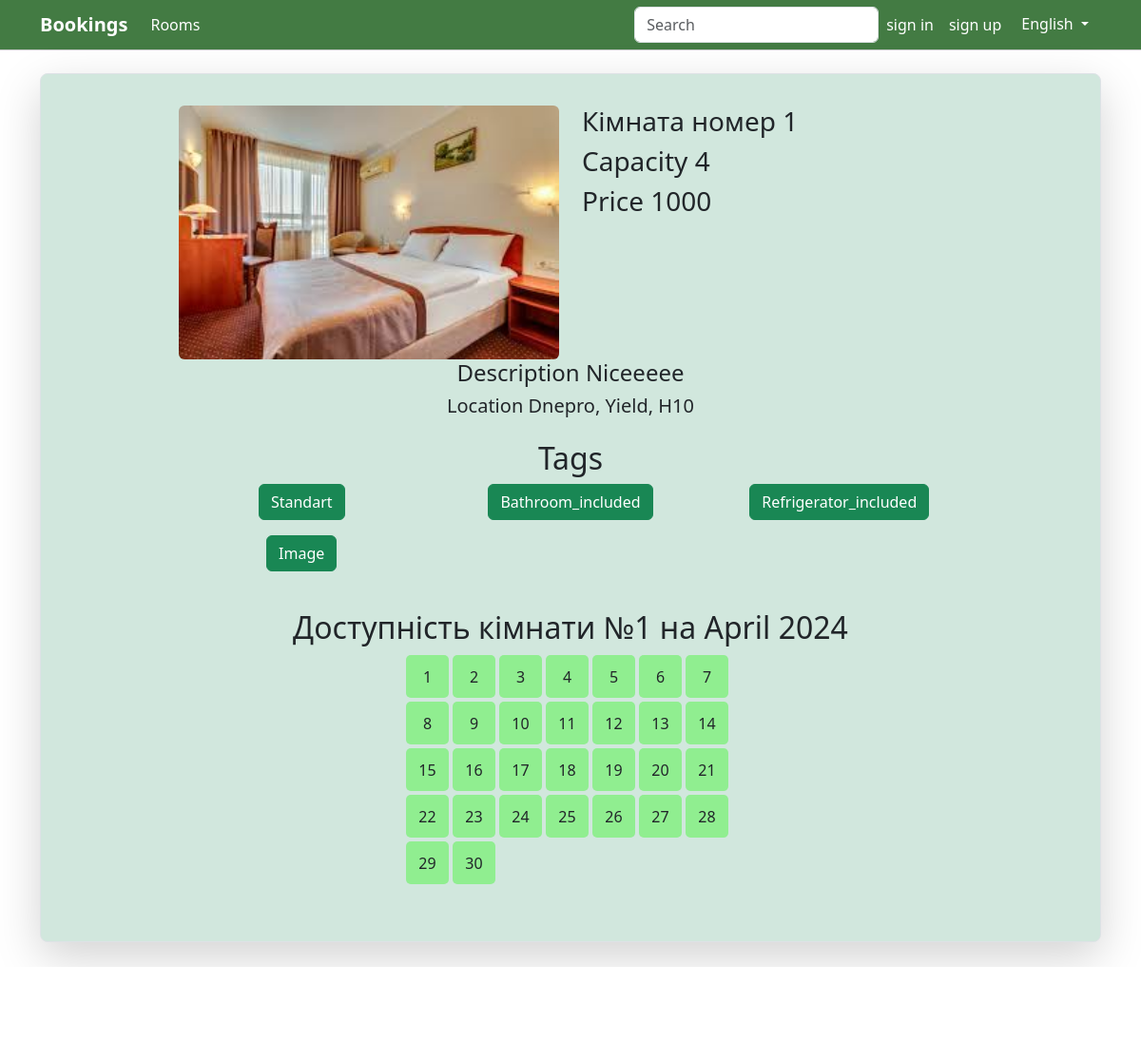
/room/1, run on the app's committed database.
### book/models.py (models this page shows, shortened)
class Room(models.Model):
    number=models.IntegerField()
    capacity=models.IntegerField()
    price=models.IntegerField()
    location=models.TextField()
    description=models.TextField()
    image=models.CharField(max_length=100, blank=True)
    tags = models.ManyToManyField(Tag, blank=True)
    class Meta:
        ordering=['number']
        verbose_name='Room'
        verbose_name_plural='Rooms'

class Tag(models.Model):
    name=models.CharField(max_length=100)

### book/views.py (the view)
# urls.py: path('room/<int:pk>', views.get_rooms_details, name='room_detail'),
def get_rooms_details(request, pk: int):
    try:
        room = models.Room.objects.get(number=pk)
        today = timezone.now()
        first_day_of_month = datetime.date(today.year, today.month, 1)
        last_day_of_month = datetime.date(today.year, today.month, monthrange(today.year, today.month)[1])
        bookings = models.Booking.objects.filter(room=room, start_time__range=(first_day_of_month, last_day_of_month))
        booked_days = []
        for book in bookings:
            for day in range(book.start_time.day, book.end_time.day+1):
                booked_days.append(day)
        days_of_month = range(1, monthrange(today.year, today.month)[1] + 1)
        context = {
            'room': room,
            'booked_days': booked_days,
            'days_of_month': days_of_month,
            'today': today,
            'language': get_list_language(request.session.get('language'))
        }
    except:
        room = {}
        context = {
        'room': room,
        'language': get_list_language(request.session.get('language'))
    }
    return render(request, 'book/room_detail.html', context)

### booking_sys/language.py (called while the page is built)
def get_list_language(language: str) -> dict:
    if language == 'ukrainian':
        return UKRAINIAN
    elif language == 'russian':
        return RUSSIAN
    else:
        return ENGLISH

### templates/book/room_detail.html (shortened to what this page needs)
{% extends "base.html" %}
{% load static %}
{% block body %}
{% if room %}
<div style="padding: 0;" class="container text-center card border rounded-3 container-success overflow-hidden shadow-lg">
    <div style="padding: 3%; margin: auto; width: 80%">
        <div class="row">
            <div style="margin: auto;" class="col">
                <img src="{% static 'img/'|add:room.image %}" class="rounded mx-auto d-block w-100" alt="...">
            </div>
            <div class="col text-start">
                <h3>Кімната номер {{ room.number }}</h3>
                <h3>{{ language.capacity }} {{ room.capacity }}</h3>
                <h3>{{ language.price }} {{ room.price }}</h3>
            </div>
        </div>
        <div class="mb-4">
            <h4>{{ language.description }} {{ room.description }}</h4>
            <h5>{{ language.location }} {{ room.location }}</h5>
        </div>
        <div class="mb-4">
            <h2>{{ language.tags }}</h2>
            <div class="row demo-grid">
                {% for tag in room.tags.all %}
                <div class="col-sm-6 col-lg-4 col-xxl-3 mb-3 demo-grid-item">
                    <a class="btn btn-success" href="{% url 'rooms' %}?{{tag.name}}=2">{{tag.name}}</a>
                </div>
                {% endfor %}
            </div>
        </div>
        <div class="mb-4">
            <h2>Доступність кімнати №{{ room.number }} на {{ today|date:"F Y" }}</h2>
            <div style="margin: auto;" class="calendar">
                {% for day in days_of_month %}
                    <div class="day {% if day in booked_days %}booked{% else %}free{% endif %}">
                        {{ day }}
                    </div>
                {% endfor %}
            </div>
        </div>
    </div>
</div>
{% else %}
<div>
    <h1>This room doesn't exist</h1>
</div>
{% endif %}
{% endblock %}

### static/css/style.css (style rules this page uses)
.container-success { background-color: rgb(209, 231, 221, 1); }
.calendar { display: flex; flex-wrap: wrap; width: 350px; }
.day { width: 45px; height: 45px; display: flex; justify-content: center; align-items: center; margin: 2px; border-radius: 5px; }
.free { background-color: lightgreen; }

### data on the page
Room: image (picture), number "1", capacity "4", price "1000", description "Niceeeee", location "Dnepro, Yield, H10"
Tag: name "Standart"
Tag: name "Bathroom_included"
Tag: name "Refrigerator_included"
Tag: name "Image"

### other printed values
{{ language.rooms }} "Rooms"
{{ language.signin }} "sign in"
{{ language.signup }} "sign up"
{{ language.current_lang }} "English"
{{ language.capacity }} "Capacity"
{{ language.price }} "Price"
{{ language.description }} "Description"
{{ language.location }} "Location"
{{ language.tags }} "Tags"
{{ day }} "1" "2" "3" "4" "5" "6" "7" "8" "9" "10" "11" "12" "13" "14" "15" "16" "17" "18" "19" "20" "21" "22" "23" "24" "25" "26" "27" "28" "29" "30"
